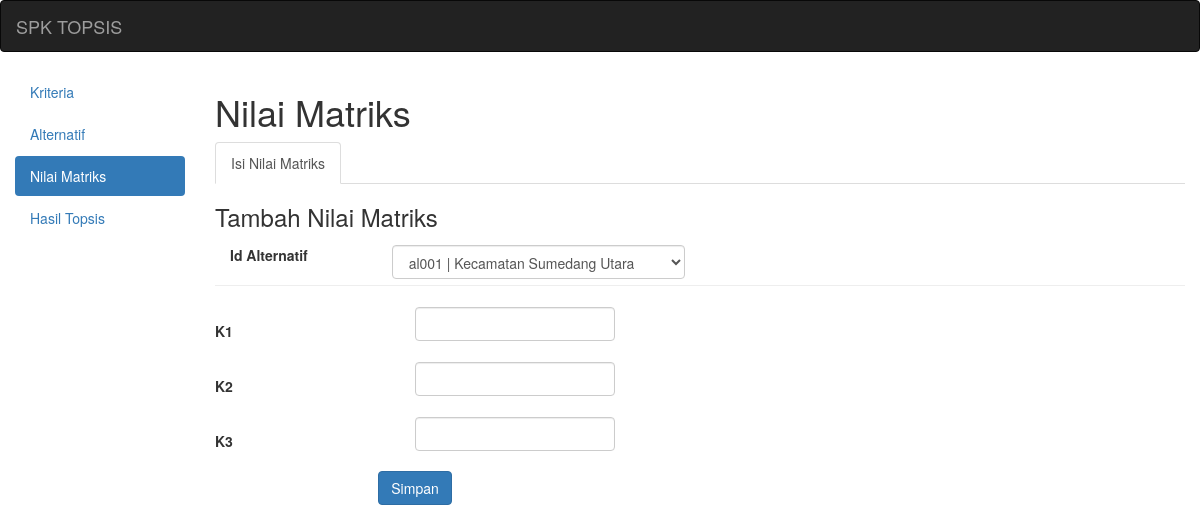
The page /?a=nilaimatrik on the database its author committed.
### tables this page shows
CREATE TABLE `kriteria` (
  `id_kriteria` varchar(5) NOT NULL,
  `nama_kriteria` varchar(45) NOT NULL,
  `bobot` double NOT NULL,
  `sifat` varchar(15) NOT NULL
);

### nilaimatrik.php (the view, shortened to what this page needs)
<h1>Nilai Matriks</h1>
<ul class="nav nav-tabs">
  <li class="active" ><a href="index.php?a=kriteria&k=kriteria">Isi Nilai Matriks</a></li>
</ul>
<div class="box-header">
    <h3 class="box-title">Tambah Nilai Matriks</h3>
</div>
<form method="POST" action="">
<div class="form-group">
							<label class="control-label col-lg-2">Id Alternatif</label>
							<div class="col-lg-4">
								<select name="id_alt" class="form-control">
								<?php
								include ("konfig/koneksi.php");
								$s=mysqli_query($k21,"select * from alternatif");
								while($d=mysqli_fetch_assoc($s)){
								?>
									<option value="<?php echo $d['id_alternatif'] ?>"><?php echo $d['id_alternatif']." | ".$d['nm_alternatif'] ?></option>
								<?php
								}
								?>
								</select>
							</div>
						</div>
						<br />
<hr />
<div class="form-group">
								<?php
								$i=1;
								$alt=mysqli_query($k21,"select * from kriteria");
								while($dalt=mysqli_fetch_assoc($alt)){
								?>
	<table   align="left">
		<tr>
		<td width="200" >
							<label ><?php echo $dalt['nama_kriteria']; ?></label>
		</td>
							<div class="col-md-8">
		<td width="200">
							<input type="text" class="form-control" name="nilai<?php echo $i; ?>"><br>
		</td>
		</tr>
								<?php
								$i++;
								}
								?>
		<tr>
		<td colspan=5 align="center">
		<input type="submit" name="simpan" value="Simpan" class="btn btn-primary">
		</td>
		</tr>
</table>
							</div>
						</div>

### rows shown on the page
kriteria: nama_kriteria "K1"
kriteria: nama_kriteria "K2"
kriteria: nama_kriteria "K3"

### other values the page prints
form field id_alt "al001 | Kecamatan Sumedang Utara"
